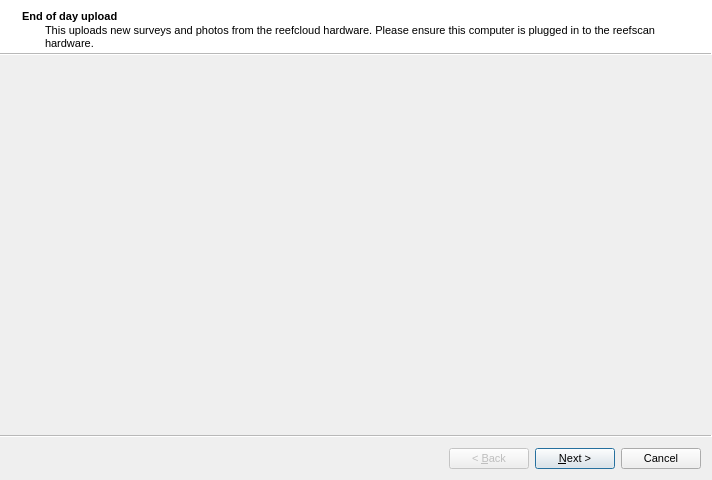
<?xml version="1.0" encoding="UTF-8"?>
<ui version="4.0">
 <class>Wizard</class>
 <widget class="QWizard" name="Wizard">
  <property name="windowModality">
   <enum>Qt::WindowModal</enum>
  </property>
  <property name="geometry">
   <rect>
    <x>0</x>
    <y>0</y>
    <width>712</width>
    <height>480</height>
   </rect>
  </property>
  <property name="font">
   <font>
    <pointsize>8</pointsize>
   </font>
  </property>
  <property name="windowTitle">
   <string>Wizard</string>
  </property>
  <property name="wizardStyle">
   <enum>QWizard::ModernStyle</enum>
  </property>
  <widget class="QWizardPage" name="wizardPageStart">
   <property name="font">
    <font>
     <pointsize>8</pointsize>
    </font>
   </property>
   <property name="title">
    <string>End of day upload</string>
   </property>
   <property name="subTitle">
    <string>This uploads new surveys and photos from the reefcloud hardware. Please ensure this computer is plugged in to the reefscan hardware.</string>
   </property>
  </widget>
  <widget class="QWizardPage" name="wizardPageSurveysBefore">
   <property name="title">
    <string>Add survey data</string>
   </property>
   <property name="subTitle">
    <string>Add the survey data before uploading the images. If you skip this step you can do it later.</string>
   </property>
   <layout class="QGridLayout" name="gridLayout">
    <item row="0" column="0">
     <widget class="QTableView" name="tblSurveysBefore"/>
    </item>
   </layout>
  </widget>
  <widget class="QWizardPage" name="wizardPageUploadFinished">
   <property name="title">
    <string>Upload is finished</string>
   </property>
   <property name="subTitle">
    <string>next: review surveys</string>
   </property>
  </widget>
  <widget class="QWizardPage" name="wizardPageSurveysAfter">
   <property name="title">
    <string>All surveys</string>
   </property>
   <property name="subTitle">
    <string>These are all the surveys currently stored on this computer</string>
   </property>
   <layout class="QGridLayout" name="gridLayout_2">
    <item row="0" column="0">
     <widget class="QTableView" name="tblSurveysAfter"/>
    </item>
   </layout>
  </widget>
 </widget>
 <resources/>
 <connections/>
</ui>
